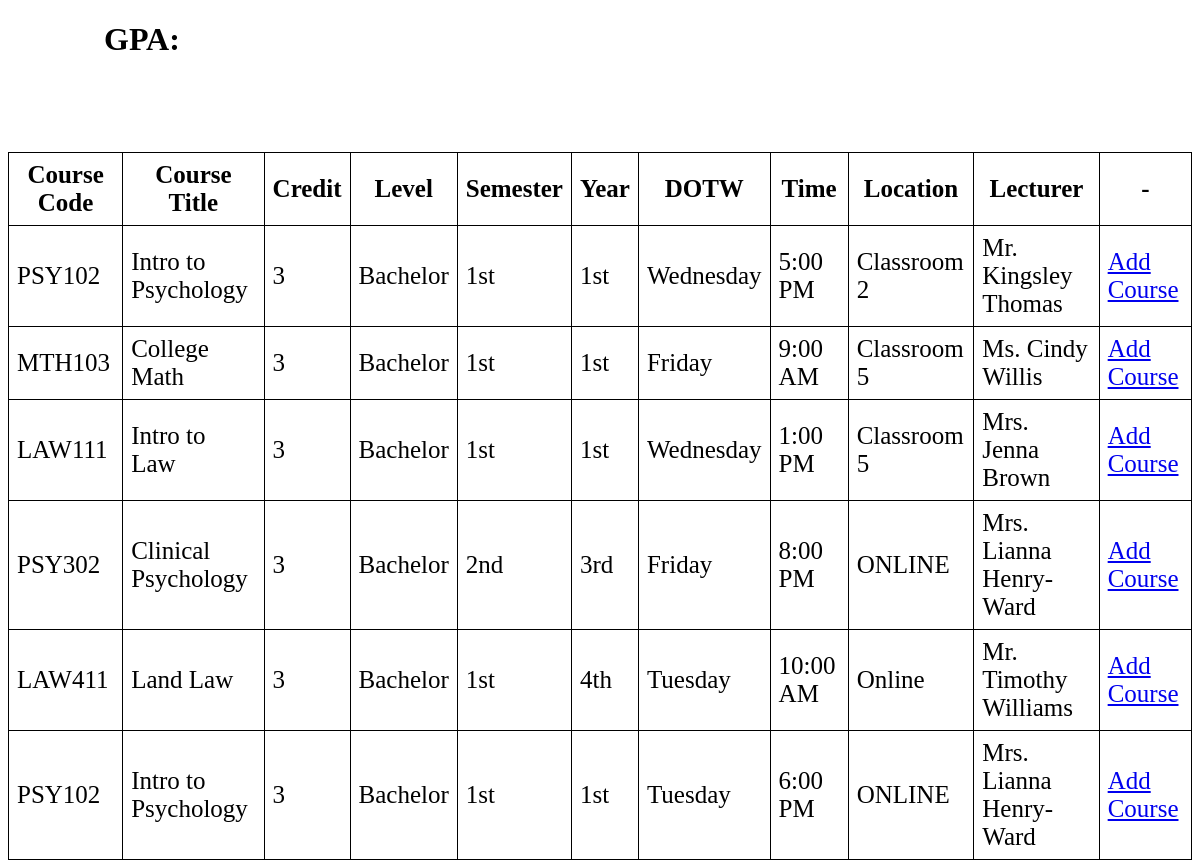
The page /addcourse.php?id=20241000 on the database as committed earlier.
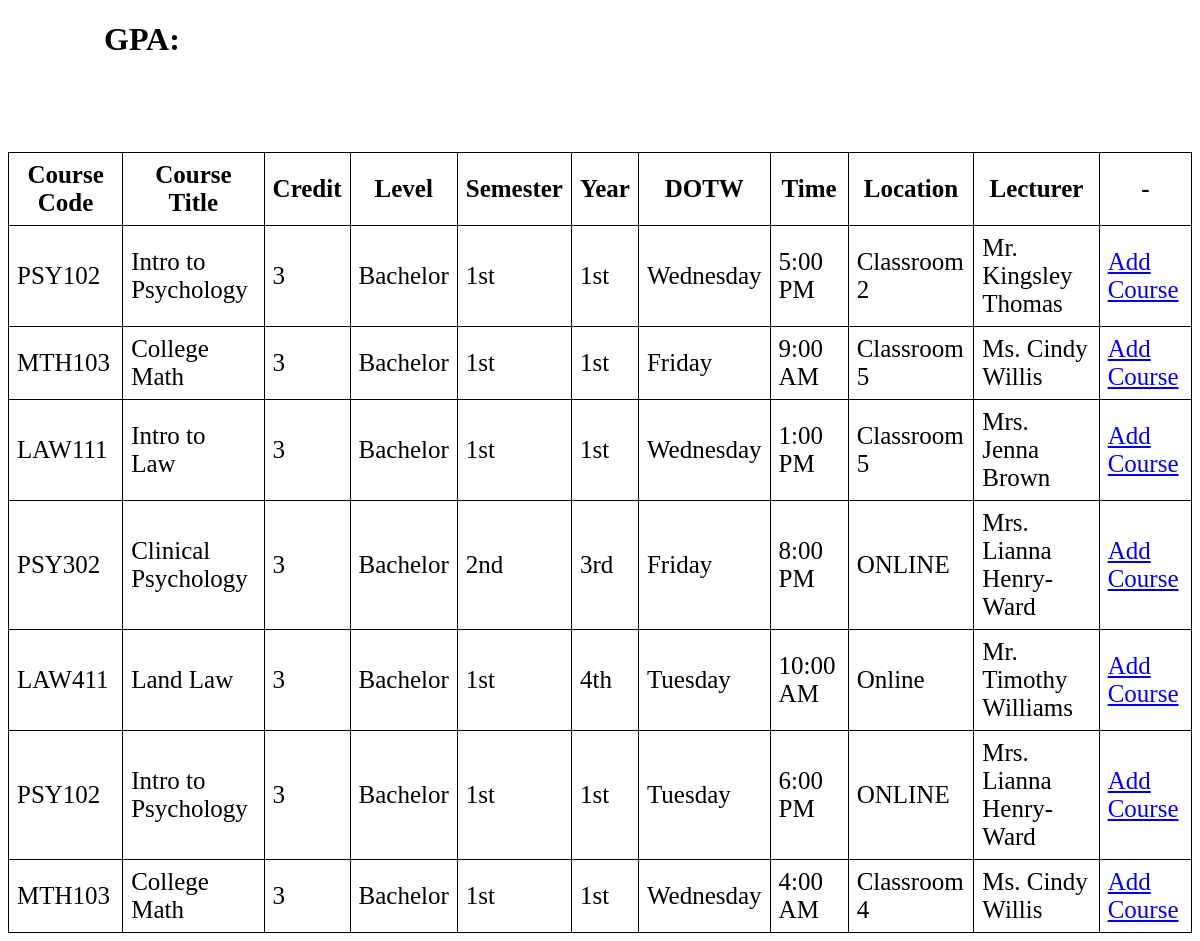
The same page on the database as committed later.
### tables this page shows
create table Course_Schedule
(
	courseScheduleSection int not null,  
	courseScheduleCode varchar(10) not null,  
    courseScheduleSemester int not null,
    courseScheduleYear int not null,
    courseScheduleDay int not null,  
    courseScheduleTime int not null,
    courseScheduleLocation varchar(20) not null,
    courseScheduleLecturerID int not null,  
    primary key(courseScheduleSection,courseScheduleCode,courseScheduleLecturerID),
    foreign key (courseScheduleCode) references Courses(coursecode),
    foreign key (courseScheduleLecturerID) references Lecturers(lecturerID)
);

create table Courses
(
	coursecode varchar(10) not null,
	coursetitle varchar(30) not null,
    coursecredits int not null,
    coursedegreelevel varchar(20) not null,    
    primary key (coursecode)
);

create table Lecturers
(
	lecturerID int not null,
	title varchar(10) not null,
    fname varchar(20) not null,
    lname varchar(20) not null,    
	department varchar(20) not null,
    position varchar(20),    
    primary key (lecturerID)   
);

### addcourse.php (the view, shortened to what this page needs)
<?php
	include "connect.php";
?>
<!DOCTYPE html>
<html>
    <head>
    </head>
    <body>
        <?php
        function DOTW($data)
        {
            if($data == 2){return "Tuesday";}
            if($data == 3){return "Wednesday";}
            if($data == 5){return "Friday";}
        }
        function YEAR($data)
        {
            if($data == 1){return "1st";}
            if($data == 3){return "3rd";}
            if($data == 4){return "4th";}
        }
        function SEMESTER($data)
        {
            if($data == 1){return "1st";}
            if($data == 2){return "2nd";}
        }
        function TOD($data)
        {
            if($data > 12){return strval($data - 12) . ":00 PM";}
            else if ($data == 12){return strval($data) . ":00 PM";}
            else{return strval($data) . ":00 AM";}
        }
        echo "<h1>".$_SESSION['studentID']."&nbsp;&nbsp;&nbsp;&nbsp;&nbsp;&nbsp;&nbsp;&nbsp;&nbsp;&nbsp;&nbsp;&nbsp;"
        ."GPA: ".$_SESSION['GPA']."</h1>";
        $sectionsArray = array();
        $courseCodeArray = array();
        echo "<br><br><br><br>";
        $getcourses = "select enrolmentSectioncode, courseScheduleCode
        from Students,Enrolment, Courses, Course_Schedule
        where Enrolment.enrolmentStudentID = Students.studentID
        and Course_Schedule.courseScheduleCode = Courses.coursecode
        and Enrolment.enrolmentSectionCode = Course_Schedule.courseScheduleSection
        and studentID = $_GET[id];";
        $getcoursesinfo = mysqli_query($connection,$getcourses)or die('Error query not working');
        if($getcoursesinfo->num_rows>0)
        {
            while($row=$getcoursesinfo->fetch_assoc())
            {
                $sectionsArray[] = $row['enrolmentSectioncode'];
                $courseCodeArray[] = $row['courseScheduleCode'];
            }
        }
        else
        {}
        $querystring  = "";
        if(sizeof($sectionsArray) > 0)
        {
            foreach ($sectionsArray as $section)
            {
                $querystring = $querystring." and courseScheduleSection != ";
                $querystring =  $querystring.$section;
            }
        }
        if(sizeof($courseCodeArray) > 0)
        {
            foreach ($courseCodeArray as $coursecode)
            {
                $querystring = $querystring." and courseScheduleCode != '";
                $querystring =  $querystring.$coursecode."'";
            }
        }
        $otherCourses = "select * from Course_Schedule, Courses, Lecturers
        where Course_Schedule.courseScheduleCode = Courses.coursecode
        and Course_Schedule.courseScheduleLecturerID = Lecturers.lecturerID".$querystring;
        $result=mysqli_query($connection,$otherCourses)or die('Error query not working');
        if($result->num_rows>0)
        {
            echo "<span style='color:black;font-size:25px;'>".
            "<table id='table1'>"
            ."<tr><th>Course Code</th><th>Course Title</th><th>Credit</th><th>Level</th><th>Semester</th><th>Year</th><th>DOTW</th><th>Time</th><th>Location</th><th>Lecturer</th><th>-</th></tr>";
            while($row=$result->fetch_assoc())
            {
                $dotw = DOTW($row['courseScheduleDay']);
                $year = YEAR($row['courseScheduleYear']);
                $semester = SEMESTER($row['courseScheduleSemester']);
                $tod = TOD($row['courseScheduleTime']);
                echo"<tr><td>$row[coursecode]</td><td>$row[coursetitle]</td><td>$row[coursecredits]</td>
                <td>$row[coursedegreelevel]</td><td>$semester</td><td>$year</td>
                <td>$dotw</td><td>$tod</td><td>$row[courseScheduleLocation]</td>
                <td>$row[title] $row[fname] $row[lname]</td><td><a href='addcourseToStudent.php?id=$row[courseScheduleSection]'>Add Course</a></td></tr>";
            }
            echo"</table></span>";
        }
        ?>
    </body>
</html>

Rows that differ between the two databases and show on the page:
added course_schedule: courseScheduleCode.coursecode "MTH103", courseScheduleCode.coursetitle "College Math", courseScheduleCode.coursecredits "3", courseScheduleCode.coursedegreelevel "Bachelor", courseScheduleSemester "1st", courseScheduleYear "1st", courseScheduleDay "Wednesday", courseScheduleTime "4:00 AM", courseScheduleLocation "Classroom 4", courseScheduleLecturerID.title "Ms.", courseScheduleLecturerID.fname "Cindy", courseScheduleLecturerID.lname "Willis"
